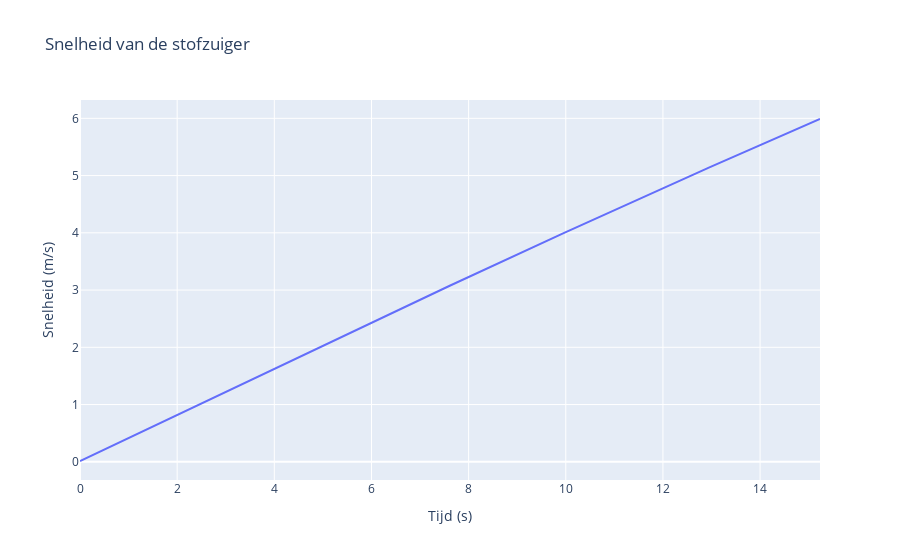
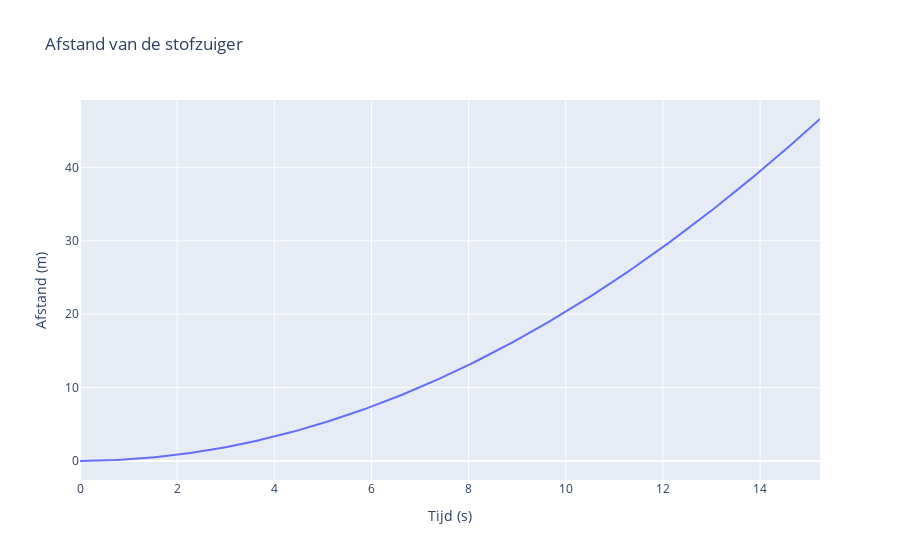

Notebook code for these charts, in order:
### Code cell
total_frames = last_frame - first_frame # total frames. framerate is 30fps
delta_t = 1/30

velocity = 0
distance = 0

time_data = []
velocity_data = []
distance_data = []

def get_acceleration(current_speed: float) -> float:
    air_friction_newton = 0.5 * density_air * (current_speed ** 2) * 0.47 * frontal_area # air friction in newton
    total_friction_newton = ground_friction_newton + air_friction_newton # total friction in newton
    
    return (total_power_newton - total_friction_newton) / weight # netto F gedeeld door m is versnelling


for i in range(total_frames):
    acceleration = get_acceleration(velocity) # acceleration in m/s^2
    velocity += acceleration * delta_t
    if velocity > max_speed:
        velocity = max_speed
    
    distance += velocity * delta_t

    velocity_data.append(velocity)
    distance_data.append(distance)
    time_data.append(i * delta_t)
    
velocity_graph = go.Scatter(
    x=time_data,
    y=velocity_data,
    name="Snelhijd stofzuiger"
)    
    
distance_graph = go.Scatter(
    x=time_data,
    y=distance_data,
    name="Afstand stofzuiger"
)

velocity_fig = go.Figure(velocity_graph, layout=dict(
    title = "Snelheid van de stofzuiger",
    xaxis_title="Tijd (s)",
    yaxis_title="Snelheid (m/s)",
    autosize=False
))

distance_fig = go.Figure(distance_graph, layout=dict(
    title = "Afstand van de stofzuiger",
    xaxis_title="Tijd (s)",
    yaxis_title="Afstand (m)",
    autosize=False
))

velocity_fig.show()
distance_fig.show()

### Figure 1 — Plotly figure (JSON) as saved in the notebook; plotly's stock layout.template omitted (floating-point values rounded to 4 significant figures; data arrays with more than 128 entries replaced by an {"elided": "..."} marker saying what was removed)
{"data": [{"name": "Snelhijd stofzuiger", "x": {"elided": "458 float values"}, "y": {"elided": "458 float values"}, "type": "scatter"}], "layout": {"autosize": false, "title": {"text": "Snelheid van de stofzuiger"}, "xaxis": {"title": {"text": "Tijd (s)"}}, "yaxis": {"title": {"text": "Snelheid (m/s)"}}}}

### Figure 2 — Plotly figure (JSON) as saved in the notebook; plotly's stock layout.template omitted (floating-point values rounded to 4 significant figures; data arrays with more than 128 entries replaced by an {"elided": "..."} marker saying what was removed)
{"data": [{"name": "Afstand stofzuiger", "x": {"elided": "458 float values"}, "y": {"elided": "458 float values"}, "type": "scatter"}], "layout": {"autosize": false, "title": {"text": "Afstand van de stofzuiger"}, "xaxis": {"title": {"text": "Tijd (s)"}}, "yaxis": {"title": {"text": "Afstand (m)"}}}}
